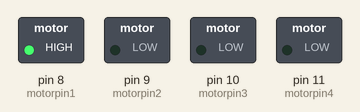
Recording of a sketch running on a simulated Arduino Uno, built with avr-gcc and run on an emulated ATmega328P. On the bench: switched loads named in the sketch (green lamp = pin HIGH). Dashed ring = blinking.

Above: at 0.5 s.
Timing chart, 0 to 4.6 s (numbered marks = the images above):
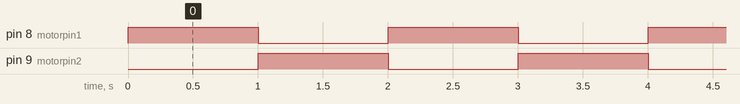

Measured:
- by itself, pin 8 (motorpin1), pin 9 (motorpin2): alternates HIGH for 1.0 s and LOW for 1.0 s

The sketch:

dcmotor_stepper.ino
```cpp
int motorpin1=8;
int motorpin2=9;
int motorpin3=10;
int motorpin4=11;

int delaytime=1000;

void setup() {
  // put your setup code here, to run once:
  pinMode(motorpin1, OUTPUT);
  pinMode(motorpin2, OUTPUT);
  pinMode(motorpin3, OUTPUT);
  pinMode(motorpin4, OUTPUT);
}

void loop() {
  // put your main code here, to run repeatedly:
  digitalWrite(motorpin1, HIGH);
  digitalWrite(motorpin2, LOW);
  digitalWrite(motorpin3, LOW);
  digitalWrite(motorpin4, LOW);
  delay(delaytime);

  digitalWrite(motorpin1, LOW);
  digitalWrite(motorpin2, HIGH);
  digitalWrite(motorpin3, LOW);
  digitalWrite(motorpin4, LOW);
  delay(delaytime);

//  digitalWrite(motorpin1, LOW);
//  digitalWrite(motorpin1, LOW);
//  digitalWrite(motorpin1, HIGH);
//  digitalWrite(motorpin1, LOW);
//  delay(delaytime);
//
//  digitalWrite(motorpin1, LOW);
//  digitalWrite(motorpin1, LOW);
//  digitalWrite(motorpin1, LOW);
//  digitalWrite(motorpin1, HIGH);
//  delay(delaytime);
}
```
